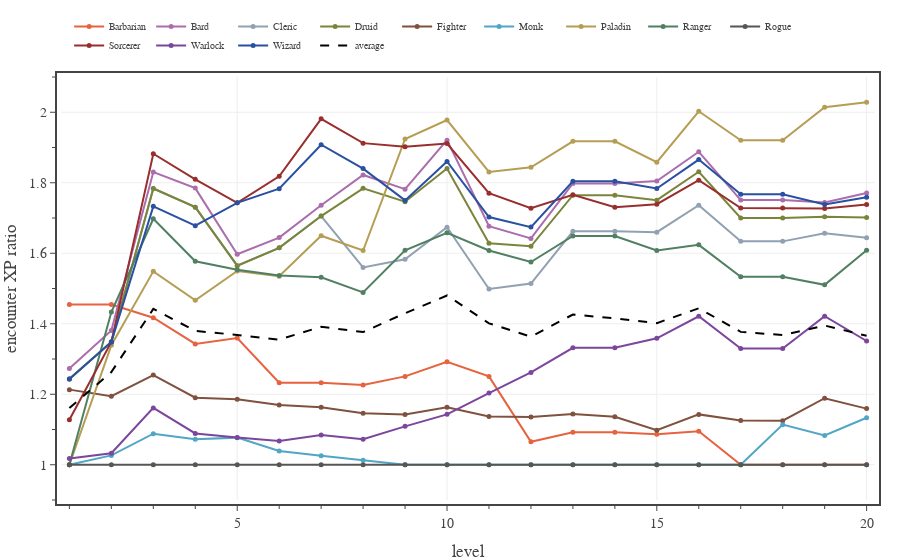

Write notebook code for a chart like this one.
### Code cell
# Plots average encounter XP for each class on days with only one Deadly encounters and no short rest. 
n_enc = 1
encounter_difficulty = 'Deadly'

with open(f'../xp-and-player-characters/pc data - Medium 2 short rests.json', 'r') as fin:
    pc_data0 = json.load(fin)

with open(f'../xp-and-player-characters/pc data - {encounter_difficulty} 2 short rests.json', 'r') as fin:
    pc_data1 = json.load(fin)

levels = np.array(range(1,21,1))
enc_XP_budget = 0.5 * np.array(ENCOUNTER_DIFFICULTIES['Daily']['XP'])

fig = go.Figure(
    layout=go.Layout(
        template=TFB_TEMPLATE,
        xaxis=dict(
            title_text='level',
            range=[0.8, 20.2],
            tick0=0, dtick=5,
            minor=dict(tick0=0, dtick=1),
        ),
        yaxis=dict(
            autorange=False,
            title_text='encounter XP ratio',
            range=[0.9, 2.1],
            tick0=0, dtick=0.2,
            minor=dict(tick0=0, dtick=0.1),
        ),
        legend=dict(
            yanchor='bottom',  y=1.04,
            xanchor='left', x=0.01,
            orientation='h',
        )
    )
)

eXPmean = np.zeros(20)
aXPmean = np.zeros(20)
for pc in PC_CLASSES:
    eXP = np.zeros(20)
    for level in range(20):
        encounters = pc_data1[pc][level]['encounters']
        encounters = [x for x in encounters if x['type'] == 'encounter']
        eXP[level] = np.mean([x['XP mean'] for x in encounters[0:n_enc]])

    eXPmean += eXP
    aXP  = np.array([x['encounter XP mean'] for x in pc_data0[pc]])
    aXPmean += aXP

    fig.add_trace(go.Scatter(
        x=levels, 
        y=eXP/aXP,
        mode='lines+markers', 
        line={'color': PC_CLASSES[pc]['color']},
        marker={'size': 5},
        unselected=dict(marker=dict(opacity=0.0)),
        name=pc,
        hovertemplate=
            '<b>'+pc+'</b><br>'+
            'lvl %{x}<br>'+
            'enc XP %{y:.2f}'+
            '<extra></extra>'
    ))

eXPmean /= len(PC_CLASSES)
aXPmean /= len(PC_CLASSES)
fig.add_trace(go.Scatter(
    x=levels, 
    y=eXPmean/aXPmean,
    mode='lines', 
    line=dict(color='black', dash='dash'),
    unselected=dict(marker=dict(opacity=0.0)),
    name='average',
    hoverinfo='skip'
))

# show figure
fig.show(config=TFB_CONFIG)

# save large format figure
if SAVEFIGS:
    file_name = f'./fig-single-encounter-xp-vs-level-{encounter_difficulty.lower()}-large.html'
    fig_html = fig.to_html(
        config=TFB_CONFIG,
        include_plotlyjs=False, 
        full_html=False, 
    )
    fig_soup = BeautifulSoup(fig_html, 'html.parser')
    fig_soup.div['class'] = 'plotly-div-large'
    fig_soup.div['style'] = 'aspect-ratio:600/550'
    with open(file_name, 'wb') as fout:
        fout.write(fig_soup.prettify('utf-8'))

# save small format figure
if SAVEFIGS:
    fig.update_traces(marker=dict(size=4))
    fig.update_layout(font=dict(size=10), legend=dict(font_size=8))
    file_name = f'./fig-single-encounter-xp-vs-level-{encounter_difficulty.lower()}-small.html'
    fig_html = fig.to_html(
        config=TFB_CONFIG,
        include_plotlyjs=False, 
        full_html=False, 
    )
    fig_soup = BeautifulSoup(fig_html, 'html.parser')
    fig_soup.div['class'] = 'plotly-div-small'
    fig_soup.div['style'] = 'aspect-ratio:600/600'
    with open(file_name, 'wb') as fout:
        fout.write(fig_soup.prettify('utf-8'))

### Figure 1 — Plotly figure (JSON) as saved in the notebook; plotly's stock layout.template omitted (floating-point values rounded to 4 significant figures)
{"data": [{"hovertemplate": "<b>Barbarian</b><br>lvl %{x}<br>enc XP %{y:.2f}<extra></extra>", "line": {"color": "#E7623E"}, "marker": {"size": 5}, "mode": "lines+markers", "name": "Barbarian", "type": "scatter", "unselected": {"marker": {"opacity": 0}}, "x": [1, 2, 3, 4, 5, 6, 7, 8, 9, 10, 11, 12, 13, 14, 15, 16, 17, 18, 19, 20], "y": [1.454, 1.454, 1.417, 1.343, 1.36, 1.233, 1.233, 1.227, 1.251, 1.292, 1.251, 1.065, 1.092, 1.092, 1.087, 1.095, 1, 1, 1.0, 1]}, {"hovertemplate": "<b>Bard</b><br>lvl %{x}<br>enc XP %{y:.2f}<extra></extra>", "line": {"color": "#AB6DAC"}, "marker": {"size": 5}, "mode": "lines+markers", "name": "Bard", "type": "scatter", "unselected": {"marker": {"opacity": 0}}, "x": [1, 2, 3, 4, 5, 6, 7, 8, 9, 10, 11, 12, 13, 14, 15, 16, 17, 18, 19, 20], "y": [1.273, 1.381, 1.831, 1.785, 1.597, 1.644, 1.736, 1.822, 1.782, 1.921, 1.677, 1.642, 1.798, 1.798, 1.805, 1.888, 1.751, 1.751, 1.744, 1.771]}, {"hovertemplate": "<b>Cleric</b><br>lvl %{x}<br>enc XP %{y:.2f}<extra></extra>", "line": {"color": "#91A1B2"}, "marker": {"size": 5}, "mode": "lines+markers", "name": "Cleric", "type": "scatter", "unselected": {"marker": {"opacity": 0}}, "x": [1, 2, 3, 4, 5, 6, 7, 8, 9, 10, 11, 12, 13, 14, 15, 16, 17, 18, 19, 20], "y": [1.243, 1.348, 1.784, 1.731, 1.565, 1.615, 1.706, 1.56, 1.583, 1.674, 1.499, 1.514, 1.662, 1.662, 1.66, 1.736, 1.634, 1.634, 1.657, 1.644]}, {"hovertemplate": "<b>Druid</b><br>lvl %{x}<br>enc XP %{y:.2f}<extra></extra>", "line": {"color": "#7A853B"}, "marker": {"size": 5}, "mode": "lines+markers", "name": "Druid", "type": "scatter", "unselected": {"marker": {"opacity": 0}}, "x": [1, 2, 3, 4, 5, 6, 7, 8, 9, 10, 11, 12, 13, 14, 15, 16, 17, 18, 19, 20], "y": [1.243, 1.348, 1.784, 1.731, 1.565, 1.615, 1.706, 1.784, 1.746, 1.84, 1.628, 1.62, 1.765, 1.765, 1.751, 1.831, 1.7, 1.7, 1.704, 1.701]}, {"hovertemplate": "<b>Fighter</b><br>lvl %{x}<br>enc XP %{y:.2f}<extra></extra>", "line": {"color": "#7F513E"}, "marker": {"size": 5}, "mode": "lines+markers", "name": "Fighter", "type": "scatter", "unselected": {"marker": {"opacity": 0}}, "x": [1, 2, 3, 4, 5, 6, 7, 8, 9, 10, 11, 12, 13, 14, 15, 16, 17, 18, 19, 20], "y": [1.213, 1.194, 1.254, 1.19, 1.185, 1.169, 1.163, 1.146, 1.143, 1.163, 1.137, 1.136, 1.144, 1.136, 1.098, 1.143, 1.126, 1.125, 1.189, 1.159]}, {"hovertemplate": "<b>Monk</b><br>lvl %{x}<br>enc XP %{y:.2f}<extra></extra>", "line": {"color": "#51A5C5"}, "marker": {"size": 5}, "mode": "lines+markers", "name": "Monk", "type": "scatter", "unselected": {"marker": {"opacity": 0}}, "x": [1, 2, 3, 4, 5, 6, 7, 8, 9, 10, 11, 12, 13, 14, 15, 16, 17, 18, 19, 20], "y": [1, 1.027, 1.088, 1.073, 1.077, 1.039, 1.026, 1.013, 1, 1, 1, 1, 1, 1, 1, 1, 1, 1.114, 1.083, 1.133]}, {"hovertemplate": "<b>Paladin</b><br>lvl %{x}<br>enc XP %{y:.2f}<extra></extra>", "line": {"color": "#B59E54"}, "marker": {"size": 5}, "mode": "lines+markers", "name": "Paladin", "type": "scatter", "unselected": {"marker": {"opacity": 0}}, "x": [1, 2, 3, 4, 5, 6, 7, 8, 9, 10, 11, 12, 13, 14, 15, 16, 17, 18, 19, 20], "y": [1, 1.339, 1.549, 1.466, 1.55, 1.535, 1.65, 1.608, 1.924, 1.978, 1.831, 1.844, 1.918, 1.918, 1.858, 2.003, 1.921, 1.921, 2.014, 2.029]}, {"hovertemplate": "<b>Ranger</b><br>lvl %{x}<br>enc XP %{y:.2f}<extra></extra>", "line": {"color": "#507F62"}, "marker": {"size": 5}, "mode": "lines+markers", "name": "Ranger", "type": "scatter", "unselected": {"marker": {"opacity": 0}}, "x": [1, 2, 3, 4, 5, 6, 7, 8, 9, 10, 11, 12, 13, 14, 15, 16, 17, 18, 19, 20], "y": [1, 1.433, 1.698, 1.577, 1.553, 1.537, 1.532, 1.489, 1.608, 1.658, 1.608, 1.575, 1.649, 1.649, 1.608, 1.624, 1.534, 1.534, 1.51, 1.609]}, {"hovertemplate": "<b>Rogue</b><br>lvl %{x}<br>enc XP %{y:.2f}<extra></extra>", "line": {"color": "#555752"}, "marker": {"size": 5}, "mode": "lines+markers", "name": "Rogue", "type": "scatter", "unselected": {"marker": {"opacity": 0}}, "x": [1, 2, 3, 4, 5, 6, 7, 8, 9, 10, 11, 12, 13, 14, 15, 16, 17, 18, 19, 20], "y": [1, 1, 1, 1, 1.0, 1, 1, 1, 1, 1, 1, 1, 1.0, 1.0, 1, 1, 1, 1, 1.0, 1.0]}, {"hovertemplate": "<b>Sorcerer</b><br>lvl %{x}<br>enc XP %{y:.2f}<extra></extra>", "line": {"color": "#992E2E"}, "marker": {"size": 5}, "mode": "lines+markers", "name": "Sorcerer", "type": "scatter", "unselected": {"marker": {"opacity": 0}}, "x": [1, 2, 3, 4, 5, 6, 7, 8, 9, 10, 11, 12, 13, 14, 15, 16, 17, 18, 19, 20], "y": [1.128, 1.348, 1.882, 1.81, 1.743, 1.818, 1.981, 1.912, 1.902, 1.911, 1.77, 1.728, 1.766, 1.73, 1.739, 1.807, 1.728, 1.728, 1.727, 1.738]}, {"hovertemplate": "<b>Warlock</b><br>lvl %{x}<br>enc XP %{y:.2f}<extra></extra>", "line": {"color": "#7B469B"}, "marker": {"size": 5}, "mode": "lines+markers", "name": "Warlock", "type": "scatter", "unselected": {"marker": {"opacity": 0}}, "x": [1, 2, 3, 4, 5, 6, 7, 8, 9, 10, 11, 12, 13, 14, 15, 16, 17, 18, 19, 20], "y": [1.018, 1.033, 1.161, 1.089, 1.078, 1.067, 1.084, 1.073, 1.109, 1.143, 1.203, 1.262, 1.332, 1.332, 1.359, 1.421, 1.33, 1.33, 1.421, 1.351]}, {"hovertemplate": "<b>Wizard</b><br>lvl %{x}<br>enc XP %{y:.2f}<extra></extra>", "line": {"color": "#2A50A1"}, "marker": {"size": 5}, "mode": "lines+markers", "name": "Wizard", "type": "scatter", "unselected": {"marker": {"opacity": 0}}, "x": [1, 2, 3, 4, 5, 6, 7, 8, 9, 10, 11, 12, 13, 14, 15, 16, 17, 18, 19, 20], "y": [1.243, 1.348, 1.733, 1.678, 1.743, 1.783, 1.908, 1.84, 1.75, 1.86, 1.703, 1.674, 1.804, 1.804, 1.784, 1.866, 1.768, 1.768, 1.739, 1.759]}, {"hoverinfo": "skip", "line": {"color": "black", "dash": "dash"}, "mode": "lines", "name": "average", "type": "scatter", "unselected": {"marker": {"opacity": 0}}, "x": [1, 2, 3, 4, 5, 6, 7, 8, 9, 10, 11, 12, 13, 14, 15, 16, 17, 18, 19, 20], "y": [1.161, 1.263, 1.442, 1.38, 1.368, 1.355, 1.391, 1.376, 1.43, 1.48, 1.401, 1.363, 1.426, 1.415, 1.402, 1.444, 1.377, 1.368, 1.395, 1.366]}], "layout": {"legend": {"orientation": "h", "x": 0.01, "xanchor": "left", "y": 1.04, "yanchor": "bottom"}, "xaxis": {"dtick": 5, "minor": {"dtick": 1, "tick0": 0}, "range": [0.8, 20.2], "tick0": 0, "title": {"text": "level"}}, "yaxis": {"autorange": false, "dtick": 0.2, "minor": {"dtick": 0.1, "tick0": 0}, "range": [0.9, 2.1], "tick0": 0, "title": {"text": "encounter XP ratio"}}}}
